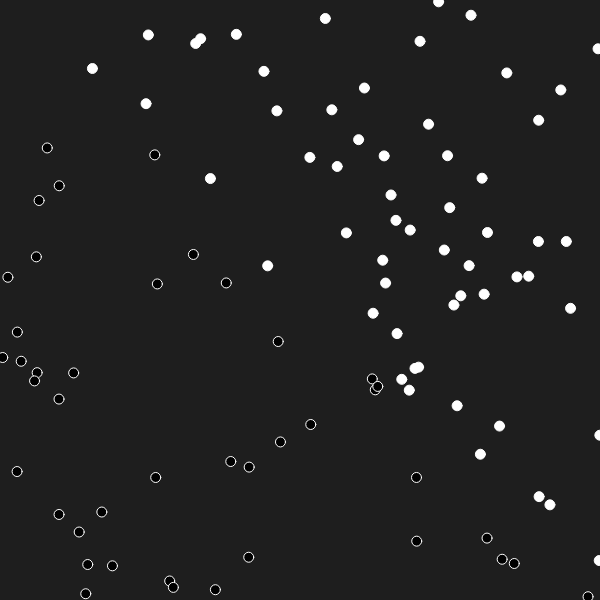
Frame 1 (no input)
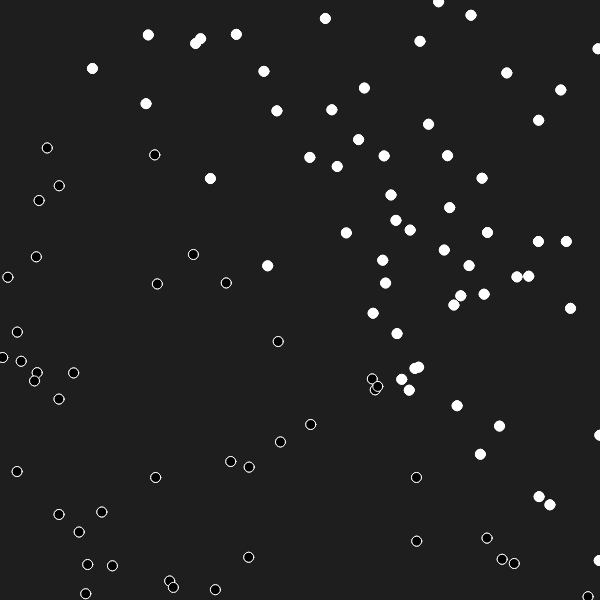
Frame 2 (the mouse pressed at the canvas centre, redrawn once)

The p5.js sketch that drew these frames (run headless with seeded random() and noise() and a simulated clock; the mouse was pressed at the canvas centre and the sketch redrawn once):

// p5.js sketch
// ── sketch.js
let d;
function setup() {
  // put setup code here
   d = generateData(100);
  for (let i=0;i<100; i++)
    console.log(d[i][0].x);
  
  createCanvas(600, 600);
  background(30);
}

function draw() {
  fill(255);
  stroke(255);
  for (let i = 0; i<d.length;i++){
    if (d[i][1] === 0)
      fill(0);
    else
      fill(255);
    circle(d[i][0].x*width,d[i][0].y*height,10);
  }
  noLoop();
}

function generateData(n) {
   let tdata=[]
   for (let i = 0; i<n;++i){
     let tmp = createVector(0,0);
     tmp.x = random();
     tmp.y = random();
     let label = 0;
     if (tmp.x > tmp.y)
      label = 1;
    tdata.push([tmp,label]);
   }
   return tdata;
}
